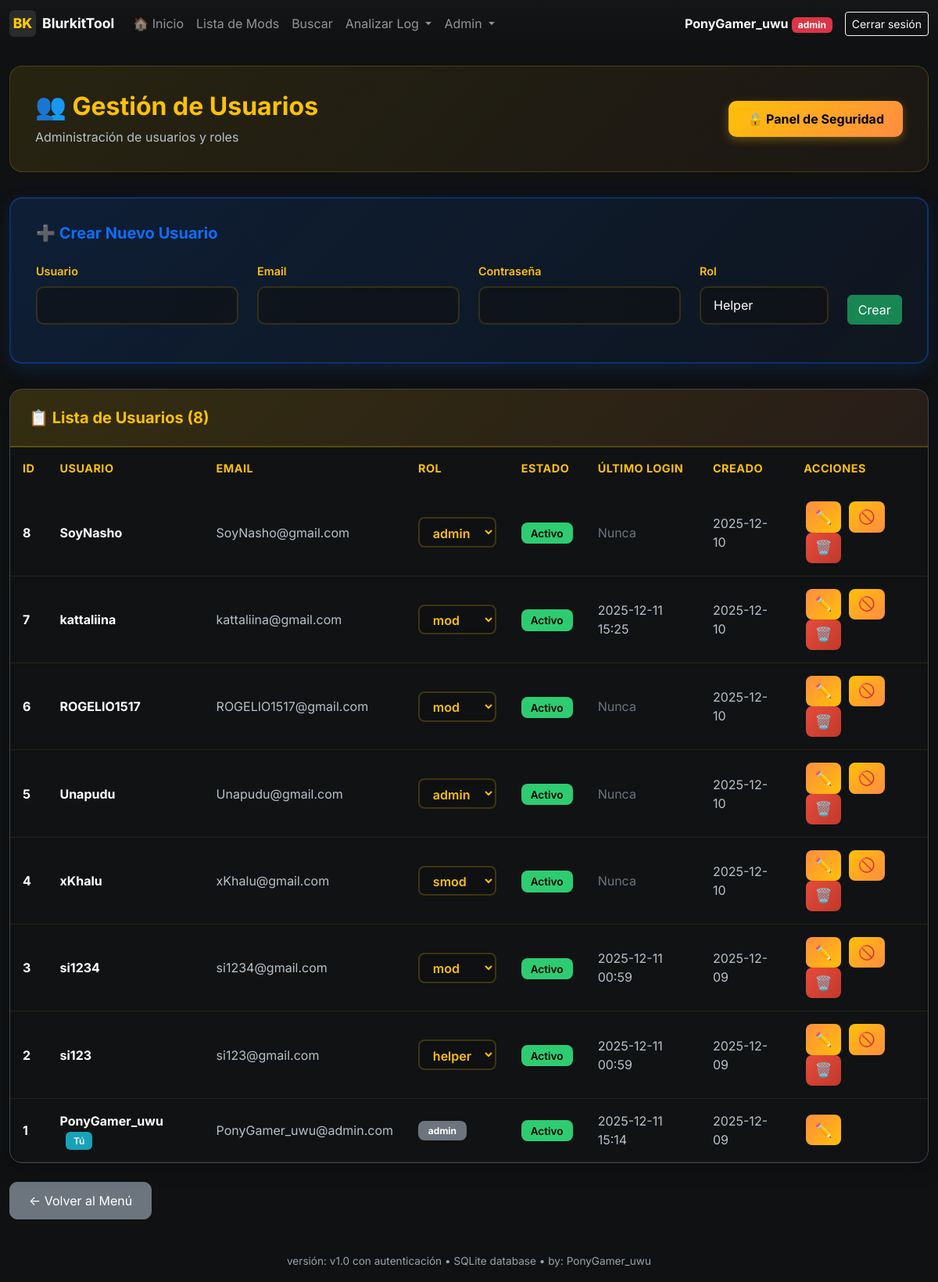
/admin/users (signed in), run on an earlier commit of the app's database.
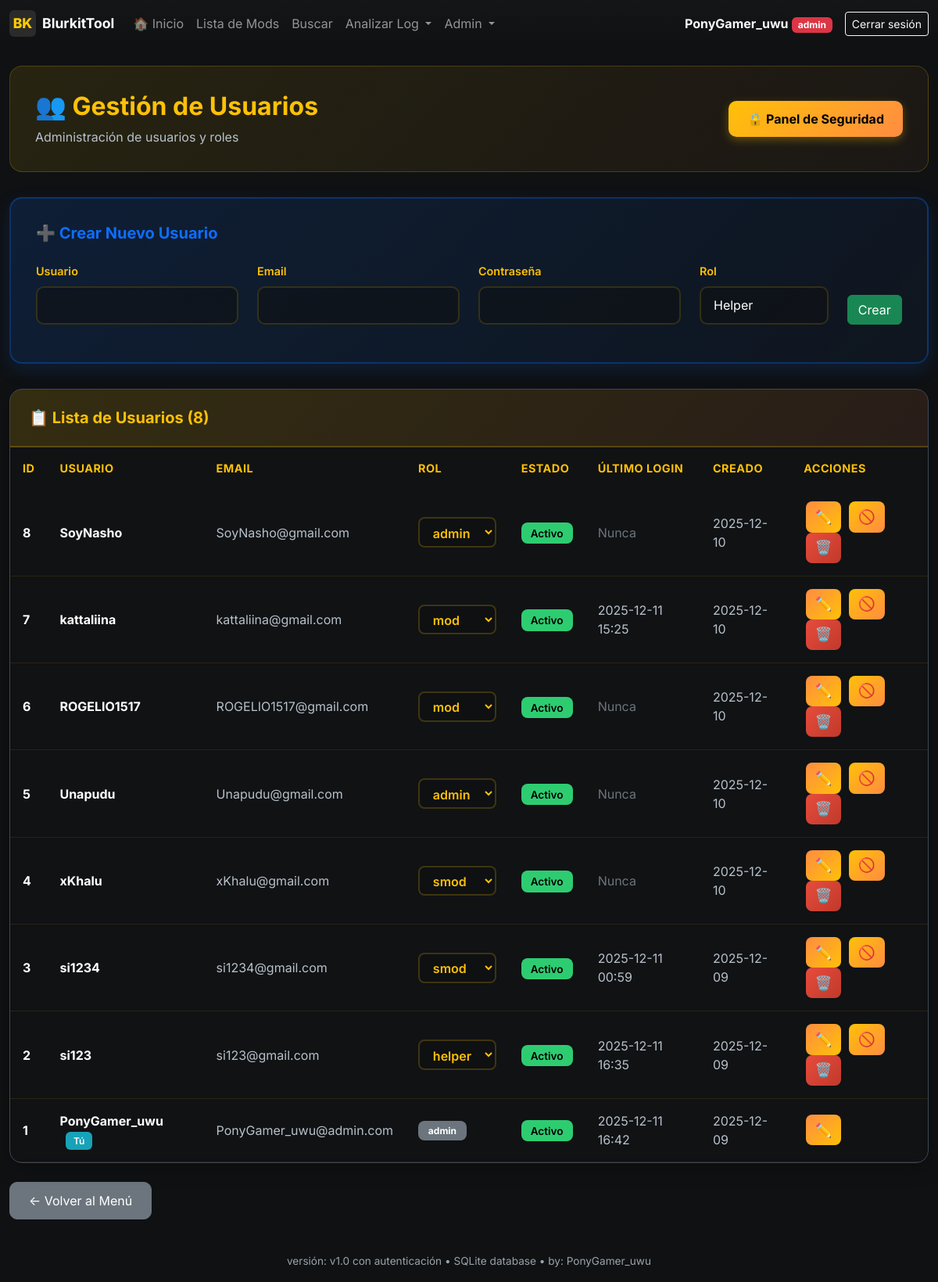
And on a later commit of the database.
### models.py (models this page shows, shortened)
class User(UserMixin, db.Model):
    __tablename__ = 'users'
    id = db.Column(db.Integer, primary_key=True)
    username = db.Column(db.String(80), unique=True, nullable=False, index=True)
    email = db.Column(db.String(120), unique=True, nullable=False, index=True)
    password_hash = db.Column(db.String(255), nullable=False)
    role = db.Column(db.String(20), nullable=False, default='helper')  # helper, mod, smod, admin
    is_active = db.Column(db.Boolean, default=True, nullable=False)
    created_at = db.Column(db.DateTime, default=datetime.utcnow, nullable=False)
    last_login = db.Column(db.DateTime)
    def has_role(self, *roles):
        return self.role in roles
    def is_admin(self):
        return self.role == 'admin'

### app.py (the view)
@app.route('/admin/users')
@admin_required
def admin_users():
    users = User.query.order_by(User.created_at.desc()).all()
    return render_template('admin_users.html', users=users)

### templates/admin_users.html (shortened to what this page needs)
{% extends "base.html" %}
{% block content %}
<div class="container-main mt-4">
    <div class="admin-header">
        <div class="d-flex justify-content-between align-items-center">
            <div>
                <h2>👥 Gestión de Usuarios</h2>
                <p>Administración de usuarios y roles</p>
            </div>
            <a href="{{ url_for('admin_security') }}" class="btn btn-security">
                🔒 Panel de Seguridad
            </a>
        </div>
    </div>
    <div class="create-user-card">
        <h5>➕ Crear Nuevo Usuario</h5>
        <div>
            <form method="POST" action="{{ url_for('admin_create_user') }}">
                <div class="row">
                    <div class="col-md-3">
                        <div class="mb-3">
                            <label for="username" class="form-label">Usuario</label>
                            <input type="text" class="form-control" id="username" name="username" required>
                        </div>
                    </div>
                    <div class="col-md-3">
                        <div class="mb-3">
                            <label for="email" class="form-label">Email</label>
                            <input type="email" class="form-control" id="email" name="email" required>
                        </div>
                    </div>
                    <div class="col-md-3">
                        <div class="mb-3">
                            <label for="password" class="form-label">Contraseña</label>
                            <input type="password" class="form-control" id="password" name="password" required>
                        </div>
                    </div>
                    <div class="col-md-2">
                        <div class="mb-3">
                            <label for="role" class="form-label">Rol</label>
                            <select class="form-select" id="role" name="role" required>
                                <option value="helper">Helper</option>
                            </select>
                        </div>
                    </div>
                    <div class="col-md-1 d-flex align-items-end">
                        <button type="submit" class="btn btn-success w-100 mb-3">Crear</button>
                    </div>
                </div>
            </form>
        </div>
    </div>
    <div class="users-table-card">
        <div class="users-table-header">
            <h5>📋 Lista de Usuarios ({{ users|length }})</h5>
        </div>
        <div class="table-responsive">
            <table class="table mb-0">
                <thead>
                    <tr>
                        <th>ID</th>
                        <th>Usuario</th>
                        <th>Email</th>
                        <th>Rol</th>
                        <th>Estado</th>
                        <th>Último login</th>
                        <th>Creado</th>
                        <th>Acciones</th>
                    </tr>
                </thead>
                <tbody>
                        {% for user in users %}
                        <tr {% if not user.is_active %}style="opacity: 0.6;"{% endif %}>
                            <td><strong style="color: #ffffff;">{{ user.id }}</strong></td>
                            <td>
                                <strong style="color: #ffffff;">{{ user.username }}</strong>
                                {% if user.id == current_user.id %}
                                <span class="badge-you">Tú</span>
                                {% endif %}
                            </td>
                            <td style="color: #b8c1ca;">{{ user.email }}</td>
                            <td>
                                {% if user.id == current_user.id %}
                                <span class="badge bg-secondary" style="padding: 0.4rem 0.8rem; border-radius: 8px;">{{ user.role }}</span>
                                {% else %}
                                <form method="POST" action="{{ url_for('admin_change_role', user_id=user.id) }}" class="d-inline">
                                    <select name="role" class="form-select-role" onchange="this.form.submit()">
                                        <option value="helper" {% if user.role == 'helper' %}selected{% endif %}>helper</option>
                                        <option value="mod" {% if user.role == 'mod' %}selected{% endif %}>mod</option>
                                        <option value="smod" {% if user.role == 'smod' %}selected{% endif %}>smod</option>
                                        <option value="admin" {% if user.role == 'admin' %}selected{% endif %}>admin</option>
                                    </select>
                                </form>
                                {% endif %}
                            </td>
                            <td>
                                {% if user.is_active %}
                                <span class="badge-active">Activo</span>
                                {% else %}
                                <span class="badge-inactive">Inactivo</span>
                                {% endif %}
                            </td>
                            <td style="color: #b8c1ca;">
                                {% if user.last_login %}
                                {{ user.last_login.strftime('%Y-%m-%d %H:%M') }}
                                {% else %}
                                <span style="color: #6c757d;">Nunca</span>
                                {% endif %}
                            </td>
                            <td style="color: #b8c1ca;">{{ user.created_at.strftime('%Y-%m-%d') }}</td>
                            <td>
                                <button type="button" class="btn btn-action btn-edit" title="Editar"
                                        data-bs-toggle="modal" data-bs-target="#editModal{{ user.id }}">
                                    ✏️
                                </button>
                                {% if user.id != current_user.id %}
                                <form method="POST" action="{{ url_for('admin_toggle_user', user_id=user.id) }}" class="d-inline">
                                    {% if user.is_active %}
                                    <button type="submit" class="btn btn-action btn-kick" title="Kick (desactivar)">
                                        🚫
                                    </button>
                                    {% else %}
                                    <button type="submit" class="btn btn-action btn-activate" title="Activar">
                                        ✓
                                    </button>
                                    {% endif %}
                                </form>
                                <form method="POST" action="{{ url_for('admin_delete_user', user_id=user.id) }}" class="d-inline"
                                      onsubmit="return confirm('¿Banear y eliminar usuario {{ user.username }}?')">
                                    <button type="submit" class="btn btn-action btn-delete" title="Ban (eliminar)">
                                        🗑️
                                    </button>
                                </form>
                                {% endif %}
                            </td>
                        </tr>
                        {% endfor %}
                    </tbody>
                </table>
            </div>
        </div>
    </div>
    <div class="mt-4">
        <a href="{{ url_for('menu') }}" class="btn btn-secondary" style="border-radius: 10px; padding: 0.7rem 1.5rem;">← Volver al Menú</a>
    </div>
{% endblock %}

### templates/base.html (shortened to what this page needs)
<!doctype html>
<html lang="es">
  <head>
    <link href="https://cdn.jsdelivr.net/npm/bootstrap@5.3.2/dist/css/bootstrap.min.css" rel="stylesheet">
    <link rel="stylesheet" href="{{ url_for('static', filename='style.css') }}">
  </head>
  <body>
    <nav class="navbar navbar-expand-lg navbar-dark">
      <div class="container container-main">
        <a class="navbar-brand d-flex align-items-center" href="{{ url_for('menu') if current_user.is_authenticated else url_for('home') }}">
          <div style="width:34px;height:34px;background:#2b2b2b;border-radius:6px;display:flex;align-items:center;justify-content:center;margin-right:8px;font-weight:800;color:var(--accent)">BK</div>
          <div>
            BlurkitTool
          </div>
        </a>
        {% if current_user.is_authenticated %}
        <div class="collapse navbar-collapse" id="navbarNav">
          <ul class="navbar-nav me-auto">
            <li class="nav-item">
              <a class="nav-link" href="{{ url_for('home') }}">🏠 Inicio</a>
            </li>
            {% if request.endpoint != 'menu' %}
            <li class="nav-item">
              <a class="nav-link" href="{{ url_for('index') }}">Lista de Mods</a>
            </li>
            <li class="nav-item">
              <a class="nav-link" href="{{ url_for('search') }}">Buscar</a>
            </li>
            <li class="nav-item dropdown">
              <a class="nav-link dropdown-toggle" href="#" id="analyzeDropdown" role="button" data-bs-toggle="dropdown">
                Analizar Log
              </a>
            </li>
            {% if current_user.is_admin() %}
            <li class="nav-item dropdown">
              <a class="nav-link dropdown-toggle" href="#" id="adminDropdown" role="button" data-bs-toggle="dropdown">
                Admin
              </a>
            </li>
            {% endif %}
            {% endif %}
          </ul>
          <div class="d-flex align-items-center ms-auto">
            <span class="text-light me-3">
              <strong>{{ current_user.username }}</strong>
              <span class="badge
                {% if current_user.role == 'admin' %}bg-danger
                {% elif current_user.role == 'smod' %}bg-primary
                {% elif current_user.role == 'mod' %}bg-success
                {% else %}bg-info{% endif %}">
                {{ current_user.role }}
              </span>
            </span>
            <a class="btn btn-sm btn-outline-light" href="{{ url_for('logout') }}">Cerrar sesión</a>
          </div>
        </div>
        {% endif %}
      </div>
    </nav>
    <main class="container container-main my-4">
      {% block content %}{% endblock %}
    </main>
    <footer class="container container-main text-center py-3">
      <span class="footer-note">versión: v1.0 con autenticación • SQLite database • by: PonyGamer_uwu</span>
    </footer>
  </body>
</html>

What changed in the data, as far as the page shows it:
changed User "PonyGamer_uwu": last_login "2025-12-11 15:14" → "2025-12-11 16:42"
changed User "si1234": role "mod" → "smod"
changed User "si123": last_login "2025-12-11 00:59" → "2025-12-11 16:35"
